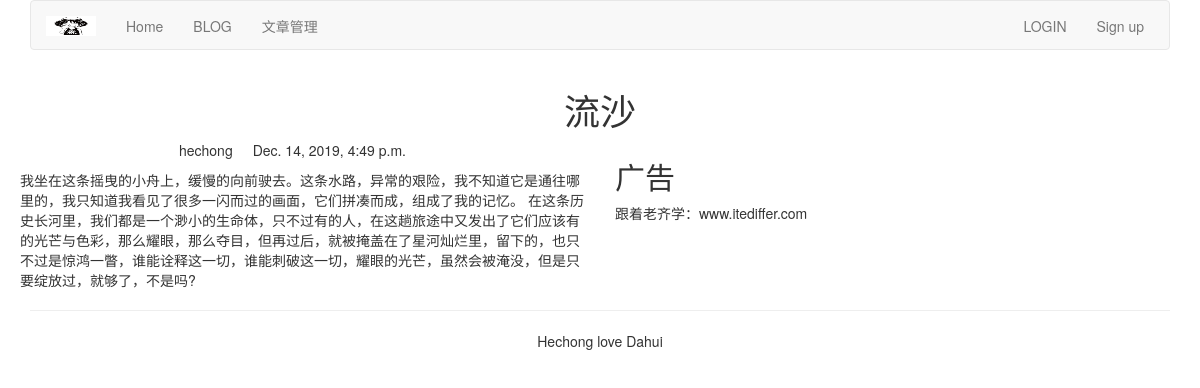
Page /blog/1/ on the committed database.
### blog/models.py (models this page shows, shortened)
class BlogArticles(models.Model):
    title = models.CharField(max_length=300)
    author = models.ForeignKey(User,on_delete=models.CASCADE,related_name='blog_posts')
    body = models.TextField()
    publish = models.DateTimeField(default=timezone.now)
    class meta():
        ordering= ('-publish',)

### blog/views.py (the view)
# urls.py: re_path(r'(?P<article_id>(\d+))/$',views.blog_article,name="blog_detail")
def blog_article(request,article_id):
    article = get_object_or_404(BlogArticles,id=article_id)
    pub = article.publish
    return render(request,'blog/content.html',{'article':article,'publish':pub})

### templates/blog/content.html (shortened to what this page needs)
{% extends 'base.html' %}
{% block content %}
    <div class="row text-center vertical-middle-sm">
        <h1>{{article.title}}</h1>
    </div>
    <div class="row">
        <div class="col-xs-12 col-md-6">
            <p class="text-center"><span>{{article.author.username }}</span><span style="margin-left: 20px">{{ publish}}</span></p>
        <div style="margin-left: 20px">{{article.body}}</div>
        </div>
            <div class="col-xs-6 col-md-4>">
                <h2>广告</h2>
                <p>跟着老齐学：www.itediffer.com</p>
            </div>
    </div>
{% endblock %}

### rows in the picture
BlogArticles: title "流沙", author.username "hechong", publish "Dec. 14, 2019, 4:49 p.m.", body "我坐在这条摇曳的小舟上，缓慢的向前驶去。这条水路，异常的艰险，我不知道它是通往哪里的，我只知道我看见了很多一闪而过的画面，它们拼凑而成，组成了我的记忆。 在这条历史长河里，我们都是一个渺小的生命体，只不过有的人，在这趟旅途中又发出了它们应该有的光芒与色彩，那么耀眼，那么夺目，但再过后，就被掩盖在了星河灿烂里，留下的，也只不过是惊鸿一瞥，谁能诠释这一切，谁能刺破这一切，耀眼的光芒，虽然会被淹没，但是只要绽放过，就够了，不是吗?"
